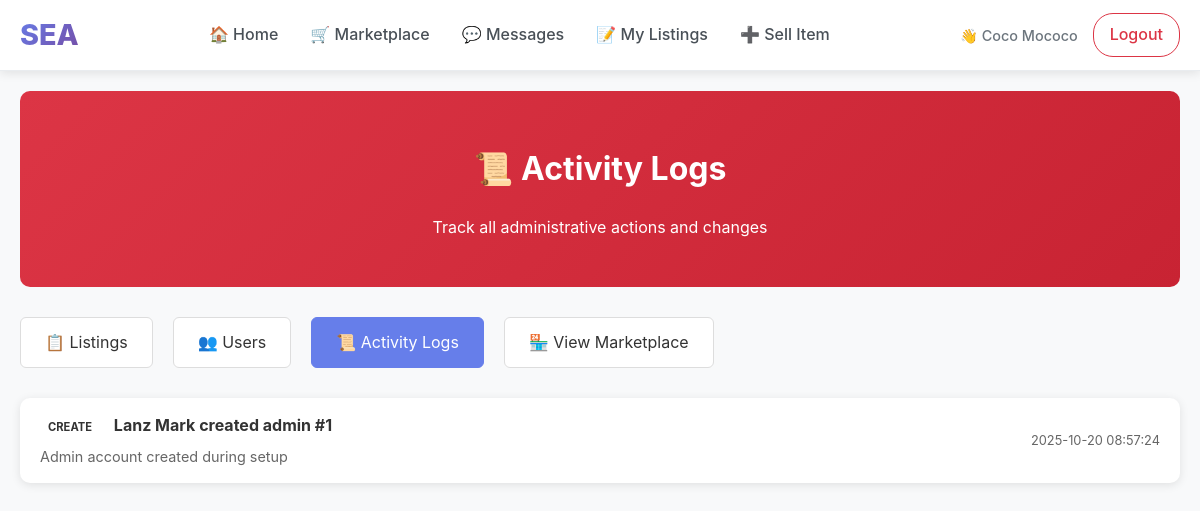
The app's page /admin/logs (signed in) with its own data.
### tables this page shows
CREATE TABLE students (
        student_id INTEGER PRIMARY KEY AUTOINCREMENT,
        name TEXT NOT NULL,
        email TEXT UNIQUE NOT NULL,
        password TEXT NOT NULL,
        org TEXT
    , is_admin INTEGER DEFAULT 0, email_verified INTEGER DEFAULT 0, verification_code TEXT DEFAULT NULL, verification_code_expires DATETIME DEFAULT NULL);

CREATE TABLE admin_actions (
            action_id INTEGER PRIMARY KEY AUTOINCREMENT,
            admin_id INTEGER NOT NULL,
            action_type TEXT NOT NULL,
            target_type TEXT NOT NULL,
            target_id INTEGER NOT NULL,
            details TEXT,
            timestamp DATETIME DEFAULT CURRENT_TIMESTAMP,
            FOREIGN KEY (admin_id) REFERENCES students(student_id)
        );

### app.py (the view)
@app.route('/admin/logs')
def admin_logs():
    if not require_admin():
        return redirect(url_for('home'))
    conn = get_db_connection()
    cur = conn.cursor()
    cur.execute("""
        SELECT aa.*, s.name as admin_name
        FROM admin_actions aa
        JOIN students s ON aa.admin_id = s.student_id
        ORDER BY aa.timestamp DESC
        LIMIT 100
    """)
    logs = [dict(row) for row in cur.fetchall()]
    conn.close()
    return render_template('admin/logs.html', logs=logs)

### app.py (called while the page is built)
def get_db_connection():
    database_url = os.environ.get('DATABASE_URL')
    if database_url:
        import psycopg2
        from psycopg2.extras import RealDictCursor
        if database_url.startswith('postgres://'):
            database_url = database_url.replace('postgres://', 'postgresql://', 1)
        conn = psycopg2.connect(database_url, cursor_factory=RealDictCursor)
        return DatabaseConnection(conn, is_postgres=True)
    else:
        db_path = os.path.join(BASE_DIR, 'database', 'marketplace.db')
        conn = sqlite3.connect(db_path, timeout=30.0)
        conn.row_factory = sqlite3.Row
        conn.execute('PRAGMA journal_mode=WAL;')
        return DatabaseConnection(conn, is_postgres=False)

def require_login():
    if 'user_id' not in session:
        return False
    if 'last_activity' in session:
        try:
            last_activity = datetime.fromisoformat(session['last_activity'])
            if datetime.now() - last_activity > timedelta(hours=24):
                session.clear()
                return False
        except:
            pass
    session['last_activity'] = datetime.now().isoformat()
    return True

@app.context_processor
def inject_csrf_token():
    return dict(csrf_token=generate_csrf_token)

@app.context_processor
def inject_admin_status():
    return dict(is_admin_user=is_admin())

def is_admin():
    if not require_login():
        return False
    conn = get_db_connection()
    cur = conn.cursor()
    cur.execute("SELECT is_admin FROM students WHERE student_id = ?", (session['user_id'],))
    result = cur.fetchone()
    conn.close()
    return result and result[0] == 1

def require_admin():
    if not is_admin():
        flash("Access denied. Admin privileges required.", "error")
        return redirect(url_for('home'))
    return True

    def execute(self, query, params=None):
        if self._is_postgres and params and '?' in query:
            query = query.replace('?', '%s')
        if params is None:
            return self._cursor.execute(query)
        return self._cursor.execute(query, params)

    def fetchone(self):
        return self._cursor.fetchone()

    def fetchall(self):
        return self._cursor.fetchall()

    def cursor(self):
        return DatabaseCursor(self._conn.cursor(), self._is_postgres)

    def close(self):
        return self._conn.close()

### templates/admin/logs.html (shortened to what this page needs)
{% extends "base.html" %}
{% block content %}
<div class="admin-page">
  <div class="admin-header">
    <h1>📜 Activity Logs</h1>
    <p>Track all administrative actions and changes</p>
  </div>
  <div class="admin-nav">
    <a href="{{ url_for('admin_dashboard') }}">📋 Listings</a>
    <a href="{{ url_for('admin_users') }}">👥 Users</a>
    <a href="{{ url_for('admin_logs') }}" class="active">📜 Activity Logs</a>
    <a href="{{ url_for('marketplace') }}">🏪 View Marketplace</a>
  </div>
  <div class="logs-container">
    {% for log in logs %}
    <div class="log-entry">
      <div class="log-info">
        <div class="log-action">
          <span class="action-badge action-{{ log.action_type }}">
            {{ log.action_type }}
          </span>
          <strong>{{ log.admin_name }}</strong>
          {{ log.action_type }}d {{ log.target_type }} #{{ log.target_id }}
        </div>
        {% if log.details %}
        <div class="log-details">
          {{ log.details }}
        </div>
        {% endif %}
      </div>
      <div class="log-meta">
        {{ log.timestamp.split('.')[0] if '.' in log.timestamp else log.timestamp }}
      </div>
    </div>
    {% endfor %}
  </div>
</div>
{% endblock %}

### templates/base.html (shortened to what this page needs)
<!DOCTYPE html>
<html lang="en">
<head>
</head>
<body data-user-id="{% if session.get('user_id') %}{{ session.get('user_id') }}{% endif %}"{% if other %} data-other-id="{{ other['student_id'] }}"{% endif %}>
<nav class="navbar">
  <div class="nav-container">
    <a href="{{ url_for('home') }}" class="nav-brand">SEA</a>
    <div class="nav-links" id="navLinks">
      <a href="{{ url_for('home') }}">🏠 Home</a>
      <a href="{{ url_for('marketplace') }}">🛒 Marketplace</a>
      <a href="{{ url_for('messages') }}">💬 Messages</a>
      {% if session.get('user_id') %}
        <a href="{{ url_for('my_listings') }}">📝 My Listings</a>
        <a href="{{ url_for('add_item') }}">➕ Sell Item</a>
      {% endif %}
    </div>
    <div class="nav-user">
      {% if session.get('user_id') %}
        <span class="user-info">👋 {{ session.get('user_name') }}</span>
        <a href="{{ url_for('logout') }}" class="btn-logout">Logout</a>
      {% else %}
        <a href="{{ url_for('login') }}" class="btn-outline">Login</a>
        <a href="{{ url_for('register') }}" class="btn-primary">Register</a>
      {% endif %}
    </div>
  </div>
</nav>
<div class="main-content">
{% block content %}{% endblock %}
</div>
{% set is_chat_page = request.endpoint == 'chat_page' %}
</body>
</html>

### templates/base.html (style rules this page uses)
* { box-sizing: border-box; }
body { margin: 0; font-family: -apple-system, BlinkMacSystemFont, 'Segoe UI', Roboto, sans-serif; background: #f8f9fa; line-height: 1.6; color: #333; }
.main-content { min-height: calc(100vh - 80px); padding-top: 0; }
.navbar { background: white; padding: 12px 0; box-shadow: 0 2px 10px rgba(0, 0, 0, 0.1); border-bottom: 1px solid #e9ecef; position: sticky; top: 0; z-index: 1000; }
.nav-container { max-width: 1200px; margin: 0 auto; padding: 0 20px; display: flex; align-items: center; justify-content: space-between; flex-wrap: wrap; gap: 20px; }
.nav-brand { font-size: 1.8rem; font-weight: 800; color: #667eea; text-decoration: none; background: linear-gradient(135deg, #667eea 0%, #764ba2 100%); -webkit-background-clip: text; background-clip: text; -webkit-text-fill-color: transparent; }
.nav-links { display: flex; align-items: center; gap: 0; flex: 1; justify-content: center; flex-wrap: wrap; }
.nav-links a { color: #495057; text-decoration: none; padding: 10px 16px; border-radius: 6px; font-weight: 500; transition: all 0.2s ease; position: relative; }
.nav-user { display: flex; align-items: center; gap: 15px; flex-wrap: wrap; }
.user-info { color: #6c757d; font-size: 0.9rem; font-weight: 500; }
.nav-user a { color: #495057; text-decoration: none; padding: 8px 16px; border-radius: 20px; font-weight: 500; transition: all 0.2s ease; border: 1px solid transparent; }
.nav-user a.btn-logout { color: #dc3545; border: 1px solid #dc3545; }

### templates/admin/logs.html (style rules this page uses)
.admin-page { padding: 20px; max-width: 1200px; margin: 0 auto; }
.admin-header { background: linear-gradient(135deg, #dc3545 0%, #c82333 100%); color: white; padding: 30px; border-radius: 10px; margin-bottom: 30px; text-align: center; }
.admin-nav { display: flex; gap: 20px; margin-bottom: 30px; flex-wrap: wrap; }
.admin-nav a { background: #fff; color: #333; padding: 12px 24px; border-radius: 6px; text-decoration: none; border: 1px solid #ddd; transition: all 0.3s ease; }
.admin-nav a:hover, .admin-nav a.active { background: #667eea; color: white; border-color: #667eea; }
.logs-container { background: white; border-radius: 10px; box-shadow: 0 2px 10px rgba(0,0,0,0.1); overflow: hidden; }
.log-entry { padding: 15px 20px; border-bottom: 1px solid #eee; display: flex; justify-content: space-between; align-items: center; }
.log-entry:last-child { border-bottom: none; }
.log-info { flex: 1; }
.log-action { font-weight: bold; margin-bottom: 5px; }
.log-details { color: #666; font-size: 0.9rem; }
.log-meta { text-align: right; color: #666; font-size: 0.8rem; }
.action-badge { display: inline-block; padding: 3px 8px; border-radius: 12px; font-size: 0.7rem; font-weight: bold; text-transform: uppercase; margin-right: 10px; }

### records on screen
students: get "Coco Mococo"
admin_actions: action_type "CREATE", admin_name "Lanz Mark", action_type "create", target_type "admin", target_id "1", details "Admin account created during setup", timestamp "2025-10-20 08:57:24"
